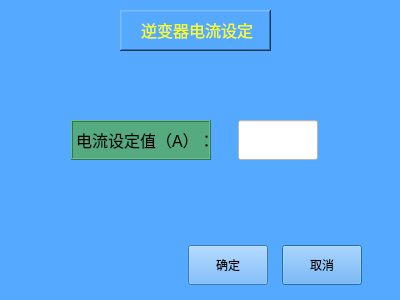
<?xml version="1.0" encoding="UTF-8"?>
<ui version="4.0">
 <class>Inverter_Current_Set</class>
 <widget class="QDialog" name="Inverter_Current_Set">
  <property name="geometry">
   <rect>
    <x>0</x>
    <y>0</y>
    <width>400</width>
    <height>300</height>
   </rect>
  </property>
  <property name="windowTitle">
   <string>Dialog</string>
  </property>
  <property name="styleSheet">
   <string notr="true">background-color: rgb(85, 170, 255);</string>
  </property>
  <widget class="QLabel" name="label">
   <property name="geometry">
    <rect>
     <x>120</x>
     <y>10</y>
     <width>151</width>
     <height>41</height>
    </rect>
   </property>
   <property name="styleSheet">
    <string notr="true">background-color: rgb(170, 170, 127);
background-color: rgb(170, 170, 255);
background-color: rgb(85, 170, 255);</string>
   </property>
   <property name="frameShape">
    <enum>QFrame::WinPanel</enum>
   </property>
   <property name="frameShadow">
    <enum>QFrame::Raised</enum>
   </property>
   <property name="text">
    <string>&lt;html&gt;&lt;head/&gt;&lt;body&gt;&lt;p align=&quot;center&quot;&gt;&lt;span style=&quot; font-size:12pt; color:#ffff00;&quot;&gt;逆变器电流设定&lt;/span&gt;&lt;/p&gt;&lt;/body&gt;&lt;/html&gt;</string>
   </property>
  </widget>
  <widget class="QWidget" name="">
   <property name="geometry">
    <rect>
     <x>180</x>
     <y>240</y>
     <width>191</width>
     <height>51</height>
    </rect>
   </property>
   <layout class="QHBoxLayout" name="horizontalLayout">
    <item>
     <widget class="QPushButton" name="set_Inverter_Current_OkBtn">
      <property name="sizePolicy">
       <sizepolicy hsizetype="Minimum" vsizetype="Minimum">
        <horstretch>0</horstretch>
        <verstretch>0</verstretch>
       </sizepolicy>
      </property>
      <property name="maximumSize">
       <size>
        <width>80</width>
        <height>40</height>
       </size>
      </property>
      <property name="styleSheet">
       <string notr="true">font: 16pt &quot;楷体&quot;;</string>
      </property>
      <property name="text">
       <string>确定</string>
      </property>
      <property name="default">
       <bool>true</bool>
      </property>
     </widget>
    </item>
    <item>
     <widget class="QPushButton" name="set_Inverter_Current_QuitBtn">
      <property name="sizePolicy">
       <sizepolicy hsizetype="Minimum" vsizetype="Minimum">
        <horstretch>0</horstretch>
        <verstretch>0</verstretch>
       </sizepolicy>
      </property>
      <property name="maximumSize">
       <size>
        <width>80</width>
        <height>40</height>
       </size>
      </property>
      <property name="styleSheet">
       <string notr="true">font: 16pt &quot;楷体&quot;;</string>
      </property>
      <property name="text">
       <string>取消</string>
      </property>
      <property name="default">
       <bool>true</bool>
      </property>
     </widget>
    </item>
   </layout>
  </widget>
  <widget class="QWidget" name="">
   <property name="geometry">
    <rect>
     <x>50</x>
     <y>110</y>
     <width>291</width>
     <height>61</height>
    </rect>
   </property>
   <layout class="QHBoxLayout" name="horizontalLayout_2">
    <item>
     <widget class="QLabel" name="label_2">
      <property name="maximumSize">
       <size>
        <width>140</width>
        <height>40</height>
       </size>
      </property>
      <property name="styleSheet">
       <string notr="true">background-color: rgb(170, 85, 127);
background-color: rgb(85, 170, 127);</string>
      </property>
      <property name="frameShape">
       <enum>QFrame::Box</enum>
      </property>
      <property name="frameShadow">
       <enum>QFrame::Raised</enum>
      </property>
      <property name="text">
       <string>&lt;html&gt;&lt;head/&gt;&lt;body&gt;&lt;p align=&quot;center&quot;&gt;&lt;span style=&quot; font-size:12pt;&quot;&gt;电流设定值（A）：&lt;/span&gt;&lt;/p&gt;&lt;/body&gt;&lt;/html&gt;</string>
      </property>
     </widget>
    </item>
    <item>
     <widget class="QLineEdit" name="input_Inverter_Current">
      <property name="maximumSize">
       <size>
        <width>80</width>
        <height>40</height>
       </size>
      </property>
      <property name="font">
       <font>
        <pointsize>15</pointsize>
       </font>
      </property>
      <property name="styleSheet">
       <string notr="true">background-color: rgb(255, 255, 255);</string>
      </property>
     </widget>
    </item>
   </layout>
  </widget>
 </widget>
 <resources/>
 <connections/>
</ui>
